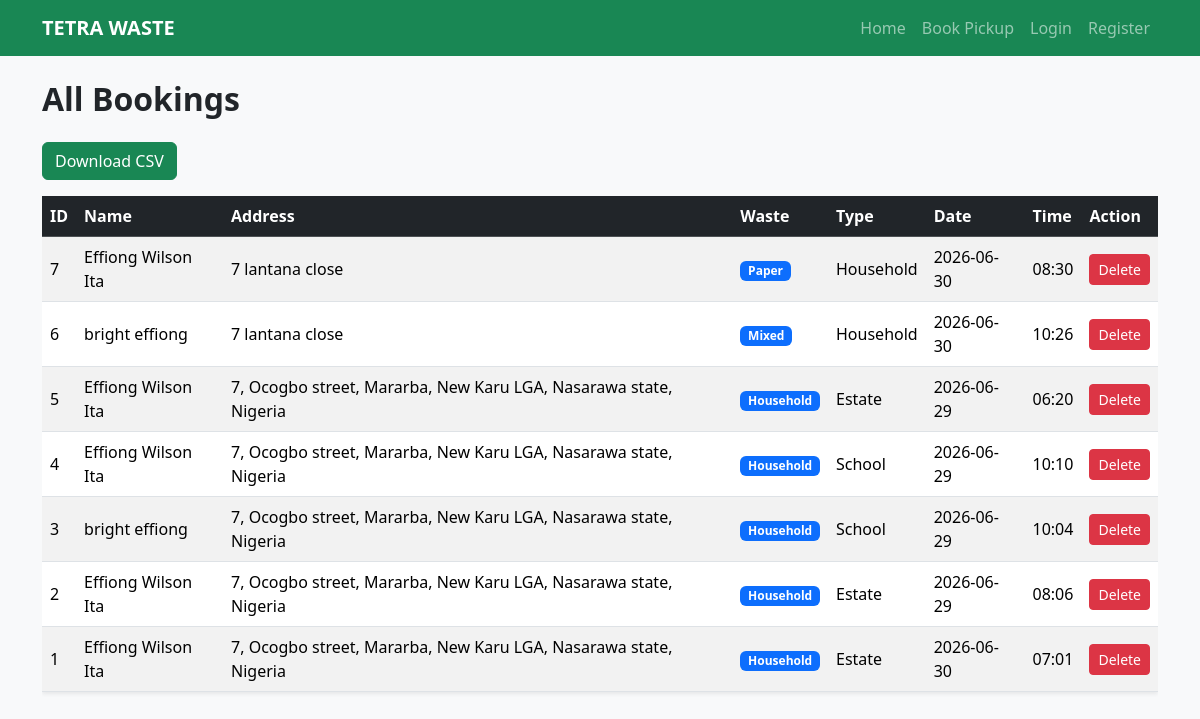
The page /admin on the database its author committed.
### tables this page shows
CREATE TABLE bookings (
                id INTEGER PRIMARY KEY AUTOINCREMENT,
                name TEXT, address TEXT, waste_type TEXT, 
                establishment TEXT, pickup_date TEXT, pickup_time TEXT
            );

### app.py (the view)
@app.route('/admin')
def admin():
    conn = get_db_connection()
    bookings = conn.execute('SELECT * FROM bookings ORDER BY id DESC').fetchall()
    conn.close()
    return render_template('admin.html', bookings=bookings)

### app.py (called while the page is built)
def get_db_connection():
    conn = sqlite3.connect(DATABASE)
    conn.row_factory = sqlite3.Row
    return conn

### templates/admin.html
{% extends 'base.html' %}
{% block content %}
<h2 class="mb-4 fw-bold">All Bookings</h2>
<a href="{{ url_for('export_csv') }}" class="btn btn-success mb-3">Download CSV</a>
<div class="table-responsive">
  <table class="table table-striped table-hover align-middle shadow-sm">
    <thead class="table-dark">
      <tr>
        <th>ID</th>
        <th>Name</th>
        <th>Address</th>
        <th>Waste</th>
        <th>Type</th>
        <th>Date</th>
        <th>Time</th>
        <th>Action</th>
      </tr>
    </thead>
    <tbody>
      {% for b in bookings %}
      <tr>
        <td>{{ b.id }}</td>
        <td>{{ b.name }}</td>
        <td>{{ b.address }}</td>
        <td><span class="badge bg-primary">{{ b.waste_type }}</span></td>
        <td>{{ b.establishment }}</td>
        <td>{{ b.pickup_date }}</td>
        <td>{{ b.pickup_time }}</td>
        <td>
          <a href="{{ url_for('delete', id=b.id) }}"
             class="btn btn-sm btn-danger"
             onclick="return confirm('Delete booking for {{ b.name }}? This cannot be undone.');">
             Delete
          </a>
        </td>
      </tr>
      {% else %}
      <tr>
        <td colspan="8" class="text-center text-muted">No bookings yet.</td>
      </tr>
      {% endfor %}
    </tbody>
  </table>
</div>
{% endblock %}

### templates/base.html (shortened to what this page needs)
<!DOCTYPE html>
<html lang="en">
<head>
  <link href="https://cdn.jsdelivr.net/npm/bootstrap@5.3.3/dist/css/bootstrap.min.css" rel="stylesheet">
</head>
<body class="bg-light">
<nav class="navbar navbar-expand-lg navbar-dark bg-success mb-4">
  <div class="container">
    <a class="navbar-brand fw-bold" href="{{ url_for('home') }}">TETRA WASTE</a>
    <div class="collapse navbar-collapse" id="navbarNav">
      <ul class="navbar-nav ms-auto">
        <li class="nav-item"><a class="nav-link" href="{{ url_for('home') }}">Home</a></li>
        <li class="nav-item"><a class="nav-link" href="{{ url_for('book') }}">Book Pickup</a></li>
        {% if session.user %}
          <li class="nav-item"><a class="nav-link" href="{{ url_for('dashboard') }}">Dashboard</a></li>
          <li class="nav-item"><a class="nav-link" href="{{ url_for('admin') }}">Admin</a></li>
          <li class="nav-item"><a class="nav-link text-warning" href="{{ url_for('logout') }}">Logout ({{ session.user }})</a></li>
        {% else %}
          <li class="nav-item"><a class="nav-link" href="{{ url_for('login') }}">Login</a></li>
          <li class="nav-item"><a class="nav-link" href="{{ url_for('register') }}">Register</a></li>
        {% endif %}
      </ul>
    </div>
  </div>
</nav>
<div class="container">
  {% block content %}{% endblock %}
</div>
</body>
</html>

### rows shown on the page
bookings: id "7", name "Effiong Wilson Ita", address "7 lantana close", waste_type "Paper", establishment "Household", pickup_date "2026-06-30", pickup_time "08:30"
bookings: id "6", name "bright effiong", address "7 lantana close", waste_type "Mixed", establishment "Household", pickup_date "2026-06-30", pickup_time "10:26"
bookings: id "5", name "Effiong Wilson Ita", address "7, Ocogbo street, Mararba, New Karu LGA, Nasarawa state, Nigeria", waste_type "Household", establishment "Estate", pickup_date "2026-06-29", pickup_time "06:20"
bookings: id "4", name "Effiong Wilson Ita", address "7, Ocogbo street, Mararba, New Karu LGA, Nasarawa state, Nigeria", waste_type "Household", establishment "School", pickup_date "2026-06-29", pickup_time "10:10"
bookings: id "3", name "bright effiong", address "7, Ocogbo street, Mararba, New Karu LGA, Nasarawa state, Nigeria", waste_type "Household", establishment "School", pickup_date "2026-06-29", pickup_time "10:04"
bookings: id "2", name "Effiong Wilson Ita", address "7, Ocogbo street, Mararba, New Karu LGA, Nasarawa state, Nigeria", waste_type "Household", establishment "Estate", pickup_date "2026-06-29", pickup_time "08:06"
bookings: id "1", name "Effiong Wilson Ita", address "7, Ocogbo street, Mararba, New Karu LGA, Nasarawa state, Nigeria", waste_type "Household", establishment "Estate", pickup_date "2026-06-30", pickup_time "07:01"
